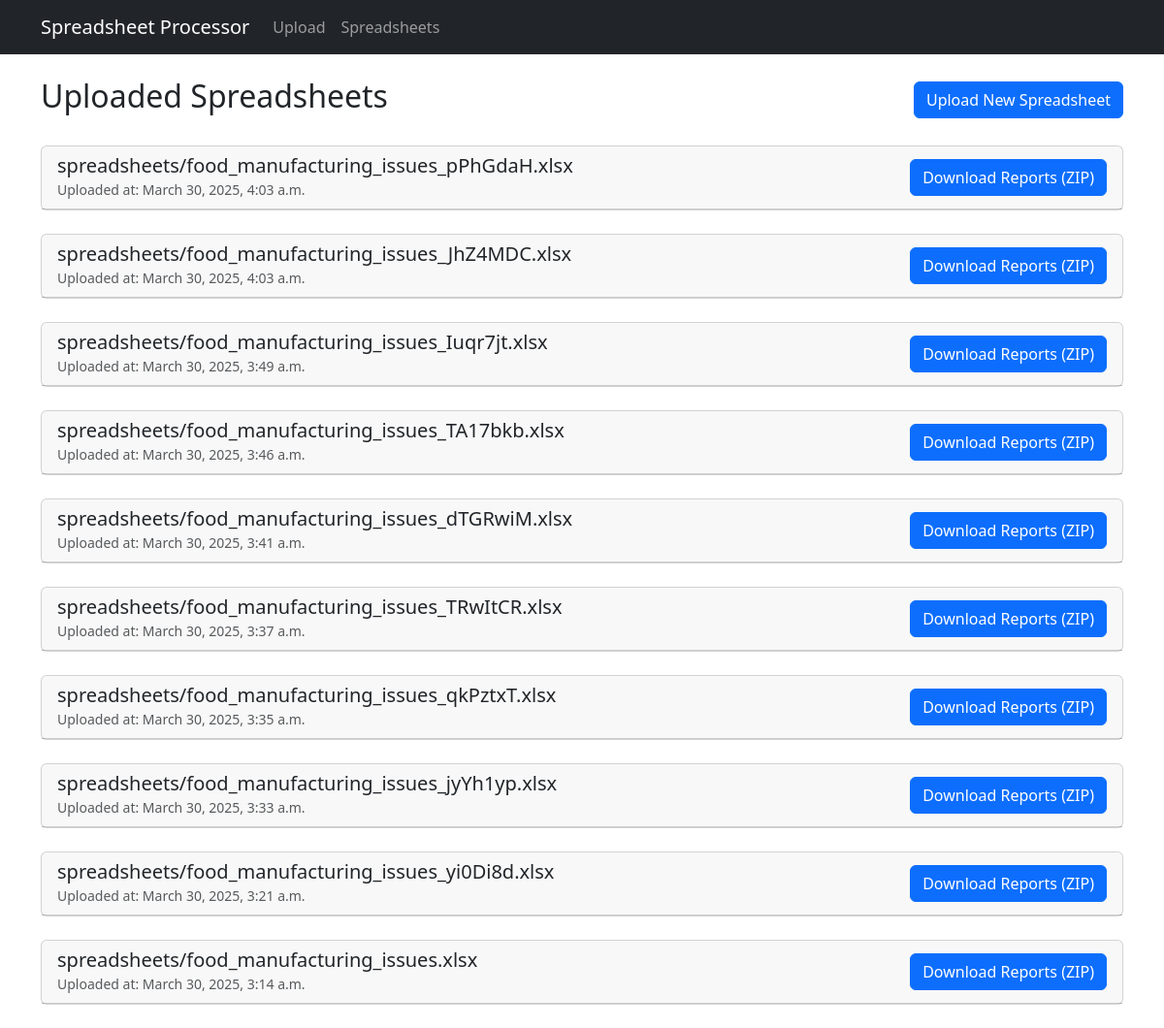
/spreadsheets/, run on an earlier commit of the app's database.
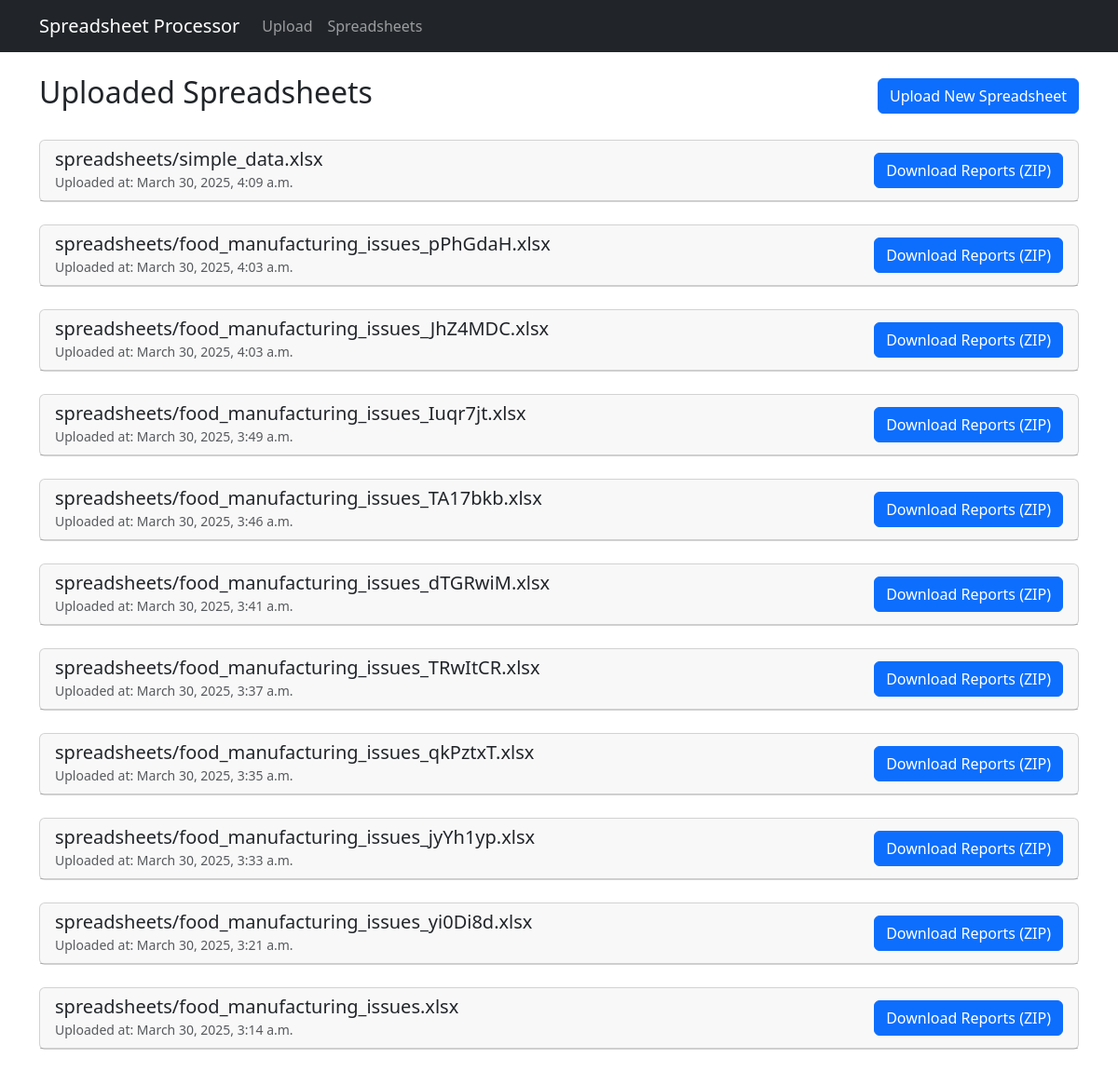
And on a later commit of the database.
### spreadsheet_processor/models.py (models this page shows, shortened)
class Spreadsheet(models.Model):
    file = models.FileField(upload_to='spreadsheets/')
    uploaded_at = models.DateTimeField(default=timezone.now)
    processed = models.BooleanField(default=False)

### spreadsheet_processor/views.py (the view)
# urls.py: path('spreadsheets/', views.SpreadsheetListView.as_view(), name='spreadsheet_list'),
class SpreadsheetListView(ListView):
    model = Spreadsheet
    template_name = 'spreadsheet_processor/spreadsheet_list.html'
    context_object_name = 'spreadsheets'
    ordering = ['-uploaded_at']

### spreadsheet_processor/templates/spreadsheet_processor/spreadsheet_list.html (shortened to what this page needs)
{% extends 'spreadsheet_processor/base.html' %}
{% load static %}
{% block content %}
<div class="row">
    <div class="col-12">
        <div class="d-flex justify-content-between align-items-center mb-4">
            <h2>Uploaded Spreadsheets</h2>
            <a href="{% url 'upload_spreadsheet' %}" class="btn btn-primary">
                 Upload New Spreadsheet
            </a>
        </div>
        {% if spreadsheets %}
            {% for spreadsheet in spreadsheets %}
                <div class="card mb-4">
                    <div class="card-header d-flex justify-content-between align-items-center">
                        <div>
                            <h5 class="mb-0">{{ spreadsheet.file.name }}</h5>
                            <small class="text-muted">Uploaded at: {{ spreadsheet.uploaded_at|date:"F j, Y, g:i a" }}</small>
                        </div>
                        <form method="post" action="{% url 'download_spreadsheet_reports' spreadsheet.id %}">
                            <button type="submit" class="btn btn-primary">
                                 Download Reports (ZIP)
                            </button>
                        </form>
                    </div>
                </div>
            {% endfor %}
        {% else %}
            <div class="alert alert-info">
                No spreadsheets have been uploaded yet. Please upload a spreadsheet to get started.
            </div>
        {% endif %}
    </div>
</div>
{% endblock %}

What changed in the data, as far as the page shows it:
added Spreadsheet: file.name "spreadsheets/simple_data.xlsx", uploaded_at "March 30, 2025, 4:09 a.m."
